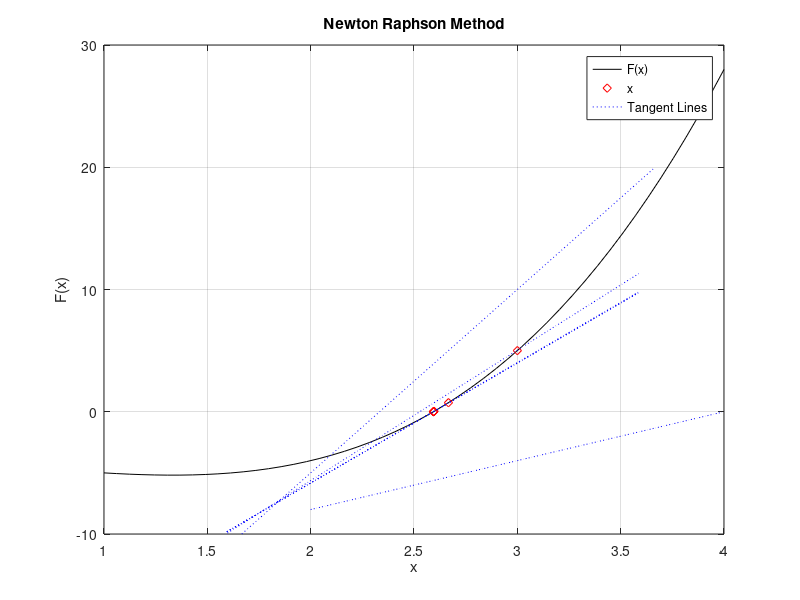

MATLAB code to generate this figure:
function name = Task_104 ()

  function [y, dy] = f(x)
    y = x.^3 - 2*x.^2 - 4;
    dy = 3 * x.^2 - 4*x;
  end

  x0 = 2;
  tol = 1e-6;
  M = [];
  tan = [];

  while true
      [y, dy] = f(x0);
      x1 = x0 - y / dy;
      M =[M; x1];
      tan = [tan; [x0, y, dy]];
      if abs(x0 - x1) < tol
        break;
      end
      x0 = x1;
  end

   fprintf('%f\n', M(end));


  x = linspace(1, 4, 50);
  [y, dy] = f(x);
  y = f(x);
  plot (x, y, 'k');
  grid on;
  hold on;
  plot(M, f(M), 'rd');
  for i = 1 : length(M)
    x_tan = M(i) - 1:0.01:M(i) + 1;
    y_tan = tan(i, 2) + tan(i, 3) * (x_tan - M(i));
    plot (x_tan, y_tan, 'b:');
  end

  xlabel('x');
  ylabel('F(x)');
  title('Newton Raphson Method');
  legend('F(x) ', 'x','Tangent Lines');


endfunction

